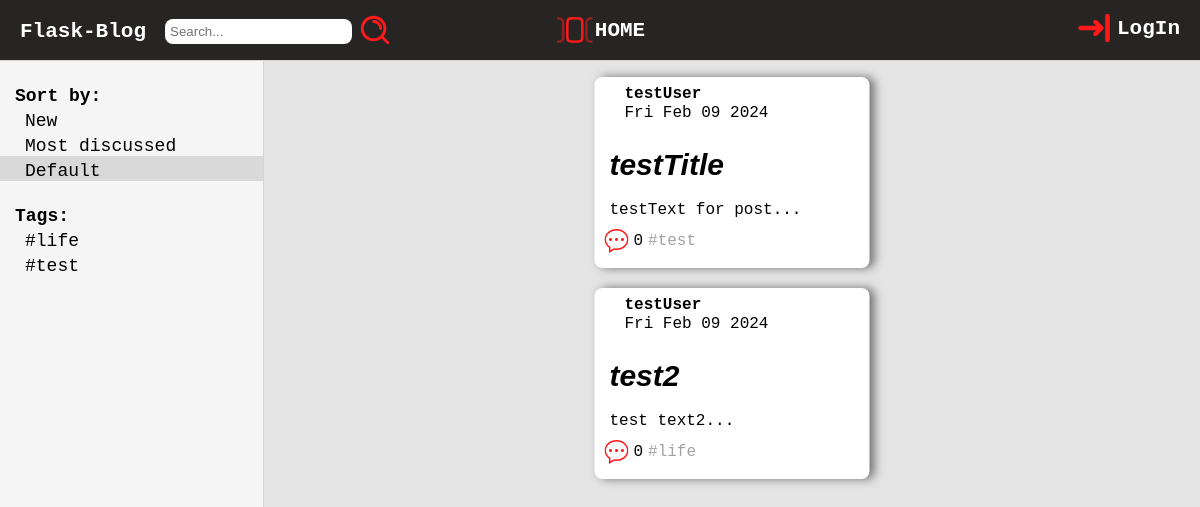
The page / on the database its author committed.
### tables this page shows
CREATE TABLE Tags (
    tag_id integer primary key autoincrement,
    tag_text text
);

CREATE TABLE Posts (
    post_id integer primary key autoincrement,
    user_id integer not null,
    title varchar(255) not null, 
    post_content text not null,
    tags varchar(255) not null,
    post_img blob default null,
    date_posted date,
    foreign key (user_id) references Users(user_id)
);

CREATE TABLE Users (
    user_id integer primary key autoincrement,
    username varchar(255) not null,
    email varchar(255) not null, 
    psw varchar(255) not null,
    avatar blob default null,
    date_registered date
);

### app.py (the view)
@app.route('/')
def index():
    return render_template('index.html', posts = get_date({'sort' : 'default'}), tags = dbase.getTags(), title = 'Main', select_sort = 'default')

### FDataBase.py (called while the page is built)
    def getTags(self):
        try:
            self.__cur.execute(f'select * from Tags ORDER BY tag_text ASC')
            res = self.__cur.fetchall()
            if res: return res
        except sqlite3.Error as e:
            print(e)
        return []

### app.py (called while the page is built)
def connect_db():
    conn = sqlite3.connect(app.config['DATABASE'])
    conn.row_factory = sqlite3.Row
    return conn

def get_db():
    if not hasattr(g, 'link_db'):
        g.link_db = connect_db()
    return g.link_db

@app.before_request
def before_request():
    global dbase
    db = get_db()
    dbase = FDataBase(db)

def get_date(sort):
    get_post = dbase.getPostsAnonce(sort)
    posts = []
    for p in get_post:
        elem = dict(p)
        date_object = datetime.strptime(elem['date'], "%Y-%m-%d")
        formatted_date = date_object.strftime("%a %b %d %Y")
        elem['date'] = formatted_date
        posts.append(elem)
    return posts

### templates/index.html (shortened to what this page needs)
{% extends 'base.html' %}
{% block content %}
<div style="display: flex;">
    <div class="left-sidebar">
        <span class="sort-span">Sort by:</span>
        {% if select_sort == 'new' %}
            <a class="sort-by selected" href="{{ url_for('sort_by', sort='new') }}">New</a>
        {% else %}
            <a class="sort-by" href="{{ url_for('sort_by', sort='new') }}">New</a>
        {% endif %}
        {% if select_sort == 'most_discussed' %}
            <a class="sort-by selected" href="{{ url_for('sort_by', sort='most_discussed') }}">Most discussed</a>
        {% else %}
            <a class="sort-by" href="{{ url_for('sort_by', sort='most_discussed') }}">Most discussed</a>
        {% endif %}
        {% if select_sort == 'default' %}
            <a class="sort-by selected" href="{{ url_for('sort_by', sort='default') }}">Default</a>
        {% else %}
            <a class="sort-by" href="{{ url_for('sort_by', sort='default') }}">Default</a>
        {% endif %}
        <span class="tags-span">Tags:</span>
        {% for t in tags %}
            {% if t.tag_text == select_tags %}
                <a class="sort-by-tags selected" href="{{ url_for('sort_by_tags', tag=t.tag_text) }}">#{{ t.tag_text }}</a>
            {% else %}
                <a class="sort-by-tags" href="{{ url_for('sort_by_tags', tag=t.tag_text) }}">#{{ t.tag_text }}</a>
            {% endif %}
        {% endfor %}
    </div>
    <div class="all-posts">
        {% if posts %}
            <ul>
                {% for post in posts %}
                <div class="each-post">
                    <li>
                        <div class="head">
                            <div class="head-text">
                                <span>{{ post.username }}</span>
                                <br>
                                <span> {{ post.date }}</span>
                            </div>
                        </div>
                        <br>
                        <span><a class="title" href="{{ url_for('show_post' , post_id=post.post_id) }}">{{ post.title }}</a></span>
                        <br>
                        <br>
                        <span class="cont" >{{ post.content[:50] }}...</span>
                        <div class="comment">
                            <span>
                                {{ post.comment_count }}
                            </span>
                            {% for tag in post.tags.split(' ') %}
                                    <span><a class="each-tag" href="{{ url_for('sort_by_tags', tag=tag) }}">#{{ tag }}  </a></span>
                            {% endfor %}
                        </div>
                    </li>
                </div>
                {% endfor %}
            </ul>
        {% else %}
            <span class="not-found">Not Found</span>
        {% endif %}
    </div>
</div>
{% endblock %}

### templates/base.html (shortened to what this page needs)
<!DOCTYPE html>
<html lang="en">
<head>
    <link rel="stylesheet" href="{{ url_for('static', filename='css/style.css')}}">
</head>
<body>
    <header>
        <span class="header-name">Flask-Blog</span>
        <form class="search-form" action="{{ url_for('search') }}" method="post">
            <input class="search-input" type="text" name="title_search" placeholder="Search...">
            <button class="search-button" type="submit">
            </button>
        </form>
        <a class="header-index" href="{{ url_for('index') }}">
            <span>HOME</span>
        </a>
        <a class="header-login" href="{{ url_for('login') }}">
            <span>LogIn</span>
        </a>
    </header>
    {% block content %}
    {% endblock %}
</body>
</html>

### static/css/style.css (style rules this page uses)
body { margin: 0; padding: 0; background-color: #e5e4e4; }
a { text-decoration: none; color: black; }
ul, ol { list-style-type: none; padding: 0; }
span, p, a { font-family: 'Courier', monospace; }
header { position: relative; height: 60px; background-color: #272424; border-bottom: 1px solid #d5d5d5; }
.header-login { display: flex; justify-content: center; align-items: center; gap: 5px; position: absolute; right: 20px; top: 10px; color: white; }
.header-login span, .header-index span { font-weight: 600; font-size: 21px; }
.header-index { display: flex; align-items: center; top: 10px; width: fit-content; left: 50%; position: absolute; transform: translate(-50%, 0); color: white; }
.header-name { font-weight: 600; font-size: 21px; top: 20px; left: 20px; position: absolute; color: white; }
.left-sidebar { background: whitesmoke; width: 360px; border-right: 1px solid #d5d5d5; font-size: 18px; min-height: calc(100vh - 60px);; }
.search-form { width: fit-content; position: absolute; display: flex; justify-content: center; align-items: center; margin: 12px 0 0 165px; }
.search-button { background: none; border: none; }
.search-input { padding: 5px; border-radius: 8px; border: none; }
.sort-span, .tags-span { margin: 25px 0 0 15px; display: inline-block; font-weight: 600 }
.sort-by, .sort-by-tags { display: block; padding: 5px 0 0 25px; }
.selected { background-color: rgb(190 190 190 / 51%);; }
.each-post { background-color: white; border-radius: 8px; margin-bottom: 20px; width: fit-content; left: 50%; position: relative; transform: translate(-50%, 0); box-shadow: 5px 0 10px rgba(0, 0, 0, 0.5); padding-bottom: 5px; }
.each-post .head { display: flex; align-items: center; padding: 6px 10px; width: 255px; border-radius: 8px; }
.each-post .head-text { margin-left: 20px; }
.each-post .head-text span:nth-of-type(1) { font-weight: 600; }
.each-post .title { font-size: 30px; font-weight: 600; font-family: sans-serif; font-style: italic; margin-left: 15px; }
.all-posts { width: 100%; margin: 0 30px; }
.cont { margin-left: 15px; }
.each-tag { color: #a3a3a3; }
.comment { display: flex; align-items: center; gap: 5px; margin: 10px; }
.comment span { display: flex; align-items: center; gap: 5px; }

### rows shown on the page
Tags: tag_text "life"
Tags: tag_text "test"
Posts: username "testUser", date "Fri Feb 09 2024", title "testTitle", post_content "testText for post", comment_count "0", tags "test"
Posts: username "testUser", date "Fri Feb 09 2024", title "test2", post_content "test text2", comment_count "0", tags "life"
